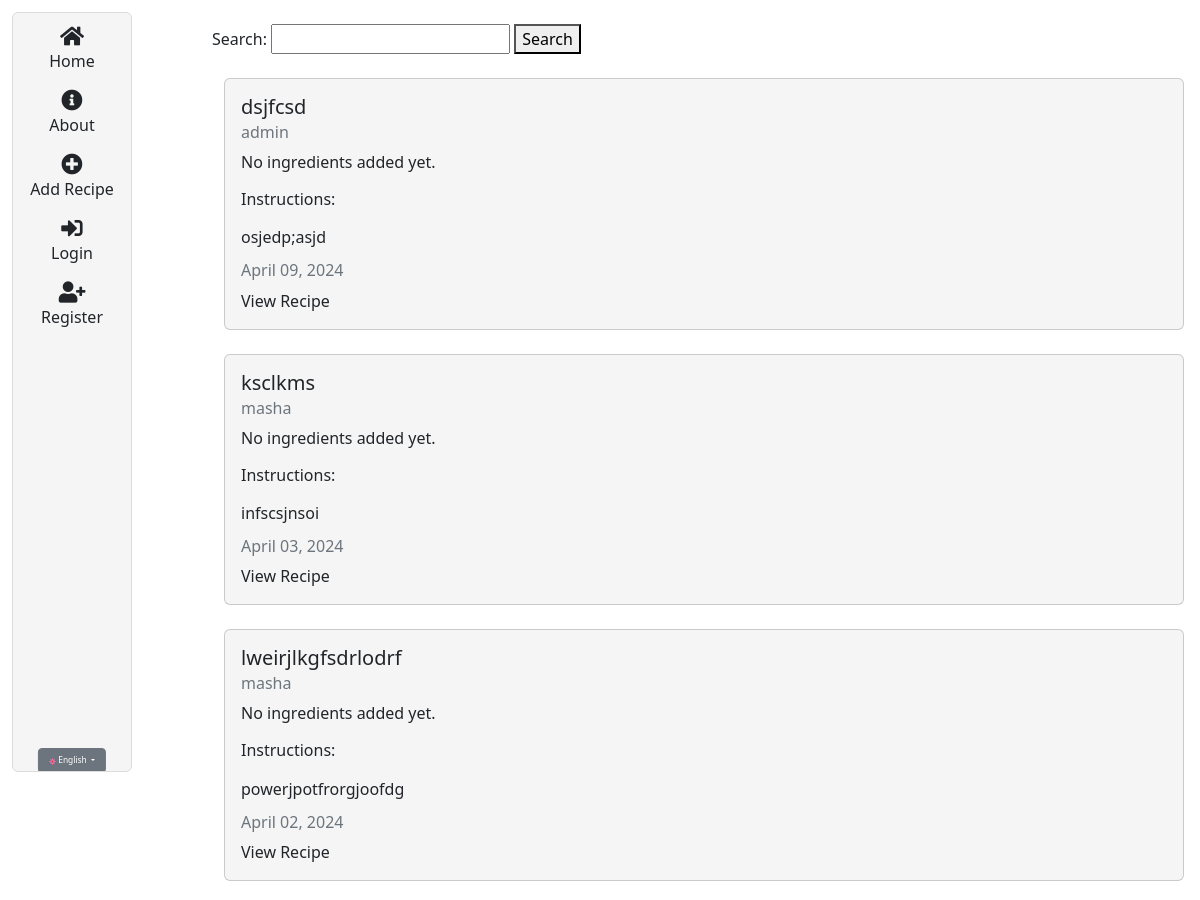
The page /en/ (upper part) on the database as committed earlier.
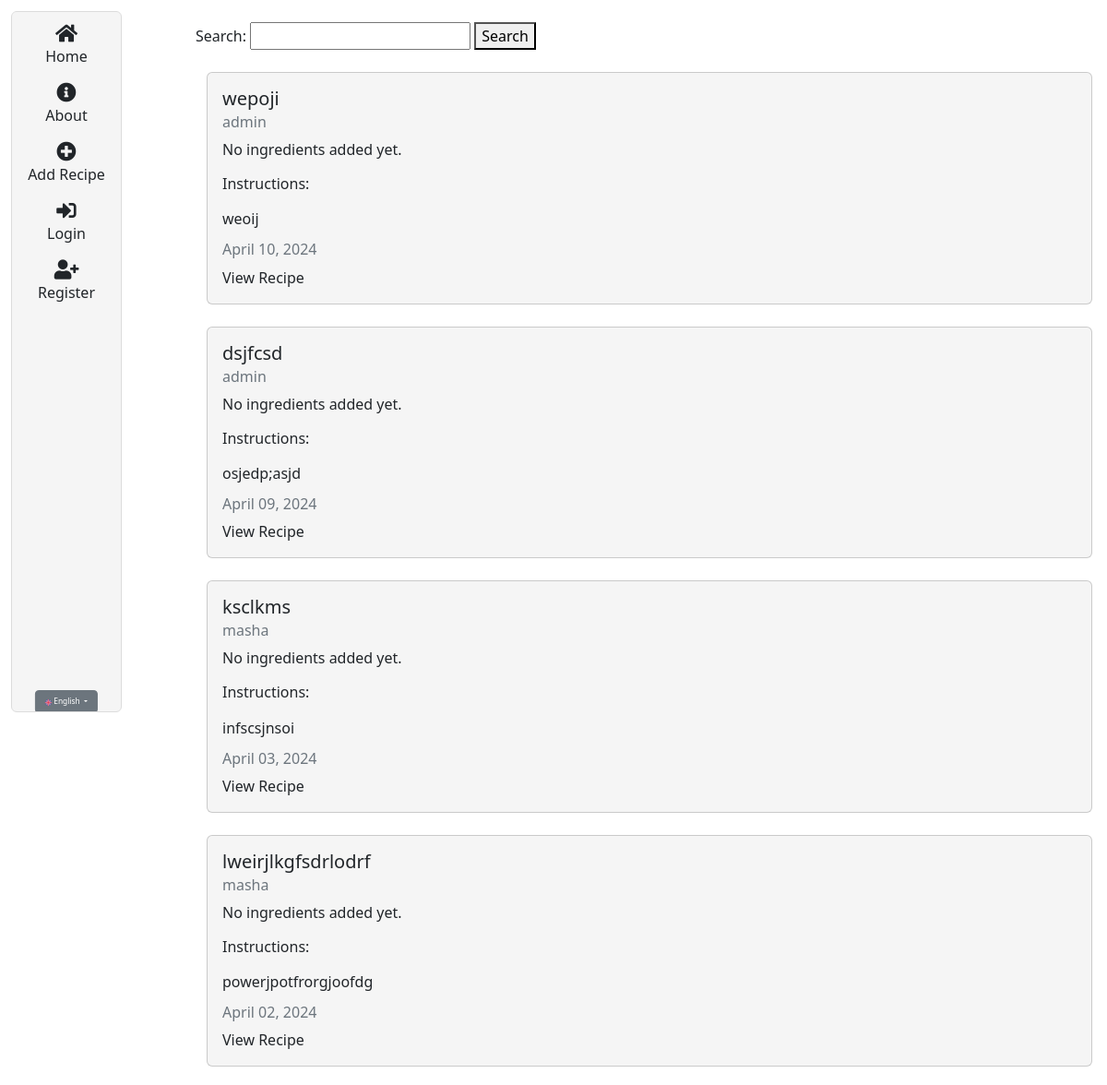
The same page on the database as committed later.
### recipes/models.py (models this page shows, shortened)
class Recipe(models.Model):
  title = models.CharField(max_length=100)
  description = RichTextField(blank=True, null=True)
  author = models.ForeignKey(User, on_delete=models.CASCADE)
  created_at = models.DateTimeField(auto_now_add=True)
  updated_at = models.DateTimeField(auto_now=True)
  ingredients = models.ManyToManyField(Ingredient, related_name='recipes')
  likes = models.ManyToManyField(User, related_name='blog_posts')
  photo = models.ImageField(
        upload_to='recipes',
        null=True,
        blank=True,
    )
  class Meta:
    ordering = ['-created_at']

### recipes/views.py (the view)
# urls.py: path('', views.RecipeListView.as_view(), name="recipes-home"),
class RecipeListView(ListView):
  model = models.Recipe
  template_name = 'recipes/home.html'
  context_object_name = 'recipes'

### recipes/templates/recipes/home.html (shortened to what this page needs)
{% extends "recipes/box.html" %}
{% load i18n %}
{% block content %}
<form method="get" action="{% url 'search_recipes' %}">
  <label for="ingredients">{% trans "Search:" %}</label>
  <input type="text" id="ingredients" name="ingredients">
  <button type="submit">{% trans "Search" %}</button>
</form>
{% for recipe in recipes %}
<div class="container">
  <div class="card my-4" style="width: 60rem;">
    <div class="card-body">
      <h5 class="card-title">{{ recipe.title }}</h5>
      <h6 class="card-subtitle mb-2 text-muted">{{ recipe.author }}</h6>
      {% if recipe.ingredients.all|length %}
        <h6>{% trans "Ingredients:" %}</h6>
        <ul>
          {% for ingredient in recipe.ingredients.all %}
          <li>{{ ingredient.name }}</li>
          {% endfor %}
        </ul>
      {% else %}
        <p>{% trans "No ingredients added yet." %}</p>
      {% endif %}
      <h6>{% trans "Instructions:" %}</h6><p class="card-text"> {{ recipe.description | safe }}</p>
      <h6 class="card-subtitle mb-2 text-muted">
        {{ recipe.updated_at|date:"F d, Y" }}
      </h6>
      <a href="{% url 'recipes-detail' recipe.pk %}" class="card-link no-style">{% trans "View Recipe" %}</a>
    </div>
  </div>
</div>
{% endfor %}
{% endblock content %}

Rows that differ between the two databases and show on the page:
added Recipe: title "wepoji", author "admin", description "weoij", updated_at "April 10, 2024"
